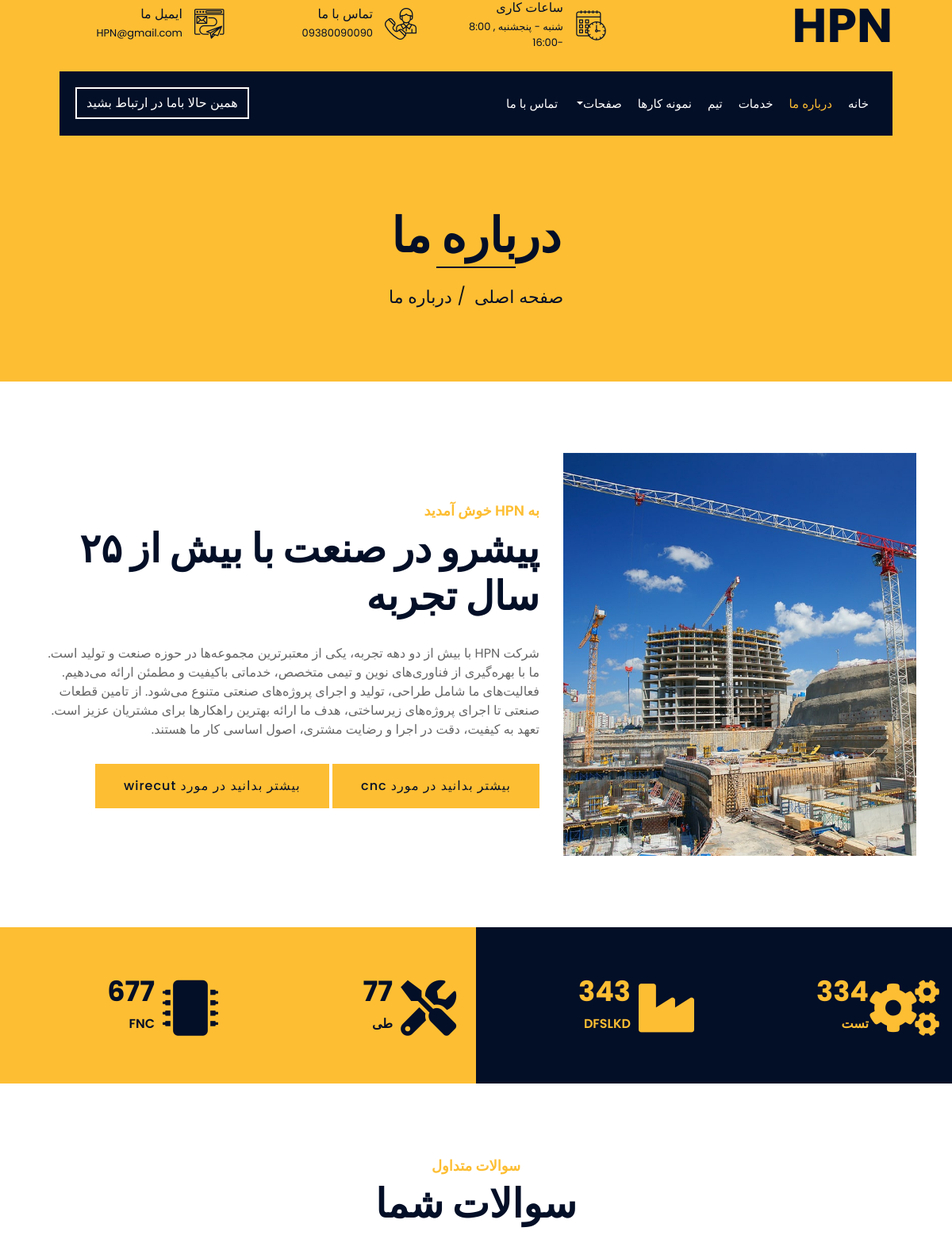
Page /about/ (upper part) on the earlier database version.
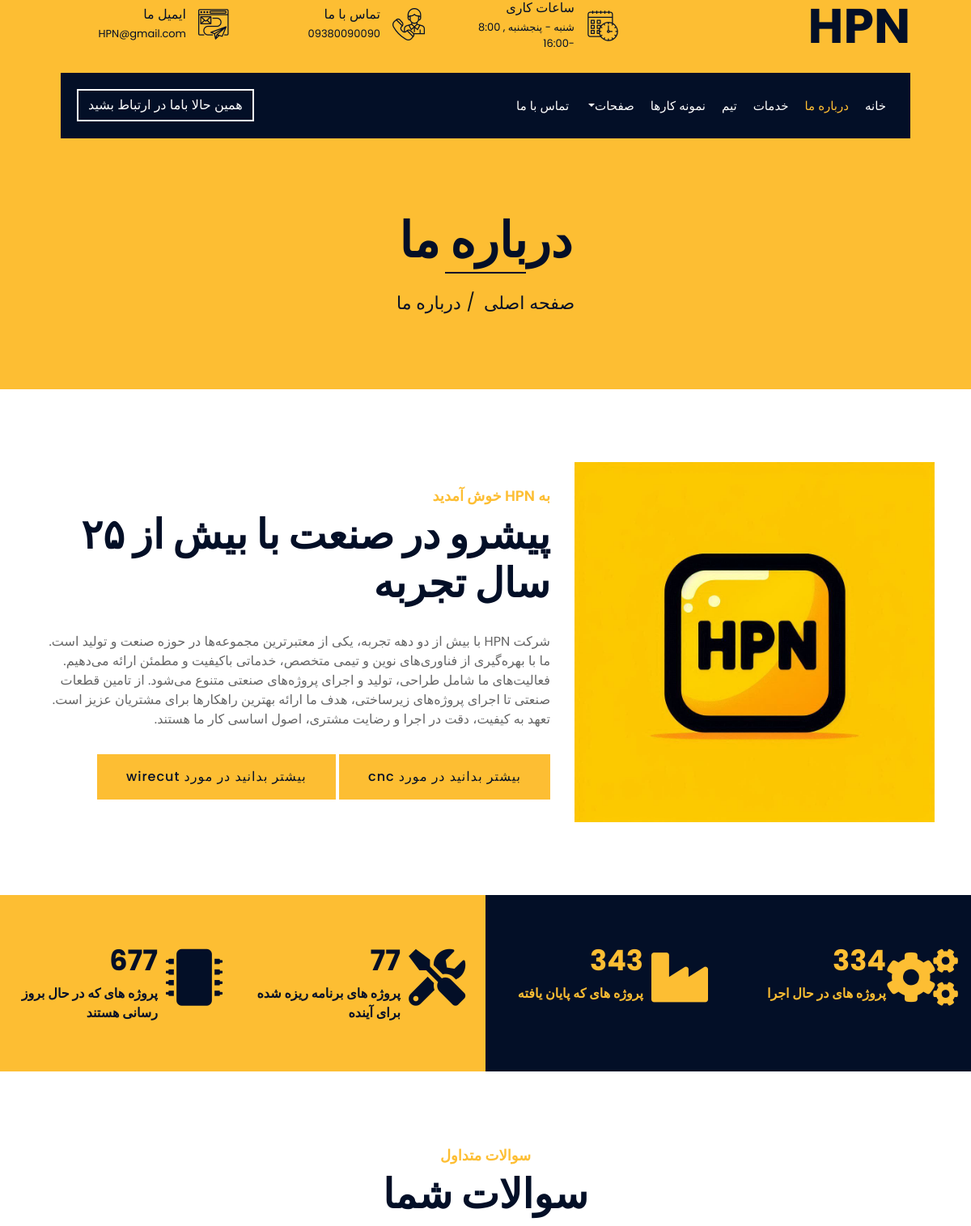
Same page on the later database version.
### textInfo/models.py (models this page shows, shortened)
class Number(models.Model):
    name = models.CharField(max_length=200, unique=True)
    value = models.IntegerField()

class CompanyInfo(models.Model):
    title = models.CharField(max_length=200, verbose_name='عنوان')
    content = models.TextField(verbose_name='متن')
    image = models.ImageField(
        upload_to=get_product_image_filepath,
        default=get_default_product_image,
        null=True,
        blank=True
    )
    class Meta:
        verbose_name = 'اطلاعات معرفی شرکت'
        verbose_name_plural = 'اطلاعات معرفی شرکت'

### project/views.py (the view)
# urls.py: path('about/', about , name='about'),
def about (requset):
    return render(requset , 'about.html')

### textInfo/context_processors.py (called while the page is built)
def numbers_processor(request):
    numbers = Number.objects.all()[:4]  # فقط 4 عدد اول
    return {
        'numbers': numbers
    }

def header_info_processor(request):
    try:
        header_info = HeaderInfo.objects.first()
    except HeaderInfo.DoesNotExist:
        header_info = None
    return {
        'header_info': header_info
    }

def footer_info_processor(request):
    try:
        footer_info = FooterInfo.objects.first()
    except FooterInfo.DoesNotExist:
        footer_info = None
    return {
        'footer_info': footer_info
    }

def company_info_processor(request):
    try:
        company_info = CompanyInfo.objects.first()
    except CompanyInfo.DoesNotExist:
        company_info = None
    return {
        'company_info': company_info
    }

def services_processor(request):
    try:
        services = Service.objects.filter(is_visible=True)
        return {'services': services}
    except:
        return {'services': []}

def employees_processor(request):
    try:
        employees = Employee.objects.filter(is_visible=True)
        return {'employees': employees}
    except:
        return {'employees': []}

### templates/main/about.html
{% extends 'base.html' %}
{% load static%}
{%  block content %}
            <div class="page-header">
                <div class="container">
                    <div class="row">
                        <div class="col-12">
                            <h2>درباره ما</h2>
                        </div>
                        <div class="col-12">
                            <a href="">صفحه اصلی</a>
                            <a href="">درباره ما</a>
                        </div>
                    </div>
                </div>
            </div>
            {% load static %}
            {%  block about2 %} {% include 'about2.html' %} {% endblock %}
            {%  block number2 %} {% include 'number2.html' %} {% endblock %}
            {%  block question2 %} {% include 'question2.html' %} {% endblock %}
{% endblock %}

### templates/main/about2.html
{% load static %}
            <div class="about wow fadeInUp" data-wow-delay="0.1s">
                <div class="container">
                    <div class="row align-items-center">
                        <div class="col-lg-5 col-md-6">
                            <div class="about-img">
                                {% if company_info and company_info.image %}
                                    <img src="{{ company_info.image.url }}" alt="تصویر درباره ما">
                                {% else %}
                                    <img src="{% static 'img/about.jpg' %}" alt="تصویر درباره ما">
                                {% endif %}
                            </div>
                        </div>
                        <div class="col-lg-7 col-md-6">
                            <div class="section-header text-right">
                                <p>به {{ header_info.company_name|default:"HPN" }} خوش آمدید</p>
                                <h2>{{ company_info.title|default:"پیشرو در صنعت با بیش از ۲۵ سال تجربه" }}</h2>
                            </div>
                            <div class="about-text">
                                {{ company_info.content|default:"شرکت HPN با بیش از دو دهه تجربه، یکی از معتبرترین مجموعه‌ها در حوزه صنعت و تولید است. ما با بهره‌گیری از فناوری‌های نوین و تیمی متخصص، خدماتی باکیفیت و مطمئن ارائه می‌دهیم. فعالیت‌های ما شامل طراحی، تولید و اجرای پروژه‌های صنعتی متنوع می‌شود. از تامین قطعات صنعتی تا اجرای پروژه‌های زیرساختی، هدف ما ارائه بهترین راهکارها برای مشتریان عزیز است. تعهد به کیفیت، دقت در اجرا و رضایت مشتری، اصول اساسی کار ما هستند."|linebreaks }}
                                <a class="btn" href="{% url 'textInfo:cnc' %}">بیشتر بدانید در مورد cnc</a>
                                <a class="btn" href="{% url 'textInfo:wirecut' %}"> بیشتر بدانید در مورد wirecut</a>
                            </div>
                        </div>
                    </div>
                </div>
            </div>

### templates/main/number2.html
{% load static %}
{% block content %}
    <div class="fact">
        <div class="container-fluid">
            <div class="row counters">
                <div class="col-md-6 fact-left wow slideInLeft">
                    <div class="row">
                        <div class="col-6">
                            <div class="fact-icon">
                                <i class="fas fa-cogs"></i>
                            </div>
                            <div class="fact-text">
                                <h2 data-toggle="counter-up">{{ numbers.0.value }}</h2>
                                <p>{{ numbers.0.name }}</p>
                            </div>
                        </div>
                        <div class="col-6">
                            <div class="fact-icon">
                                <i class="fas fa-industry"></i>
                            </div>
                            <div class="fact-text">
                                <h2 data-toggle="counter-up">{{ numbers.1.value }}</h2>
                                <p>{{ numbers.1.name }}</p>
                            </div>
                        </div>
                    </div>
                </div>
                <div class="col-md-6 fact-right wow slideInRight">
                    <div class="row">
                        <div class="col-6">
                            <div class="fact-icon">
                                <i class="fas fa-tools"></i>
                            </div>
                            <div class="fact-text">
                                <h2 data-toggle="counter-up">{{ numbers.2.value }}</h2>
                                <p>{{ numbers.2.name }}</p>
                            </div>
                        </div>
                        <div class="col-6">
                            <div class="fact-icon">
                                <i class="fas fa-microchip"></i>
                            </div>
                            <div class="fact-text">
                                <h2 data-toggle="counter-up">{{ numbers.3.value }}</h2>
                                <p>{{ numbers.3.name }}</p>
                            </div>
                        </div>
                    </div>
                </div>
            </div>
        </div>
    </div>
{% endblock %}

Differences in the rows shown:
added CompanyInfo: image (picture), title "پیشرو در صنعت با بیش از ۲۵ سال تجربه", content "شرکت HPN با بیش از دو دهه تجربه، یکی از معتبرترین مجموعه‌ها در حوزه صنعت و تولید است. ما با بهره‌گیری از فناوری‌های نوین و تیمی متخصص، خدماتی باکیفیت و مطمئن ارائه می‌دهیم. فعالیت‌های ما شامل طراحی، تولید و اجرای پروژه‌های صنعتی متنوع می‌شود. از تامین قطعات صنعتی تا اجرای پروژه‌های زیرساختی، هدف ما ارائه بهترین راهکارها برای مشتریان عزیز است. تعهد به کیفیت، دقت در اجرا و رضایت مشتری، اصول اساسی کار ما هستند."
changed Number: name "تست" → "پروژه های در حال اجرا"
changed Number: name "DFSLKD" → "پروژه های که پایان یافته"
changed Number: name "طی" → "پروژه های برنامه ریزه شده برای آینده"
changed Number: name "FNC" → "پروژه های که در حال بروز رسانی هستند"
Other differences:
{{ company_info.title|default:"پیشرو در صنعت با بیش از ۲۵ سال تجربه" }}: "پیشرو در صنعت با بیش از ۲۵ سال تجربه" → (not shown)
text no longer shown: "شرکت HPN با بیش از دو دهه تجربه، یکی از معتبرترین مجموعه‌ها در حوزه صنعت و تولید است. ما با بهره‌گیری از فناوری‌های نوین و تیمی متخصص، خدماتی باکیفیت و مطمئن ارائه می‌دهیم. فعالیت‌های ما شامل طراحی، تولید و اجرای پروژه‌های صنعتی متنوع می‌شود. از تامین قطعات صنعتی تا اجرای پروژه‌های زیرساختی، هدف ما ارائه بهترین راهکارها برای مشتریان عزیز است. تعهد به کیفیت، دقت در اجرا و رضایت مشتری، اصول اساسی کار ما هستند."
